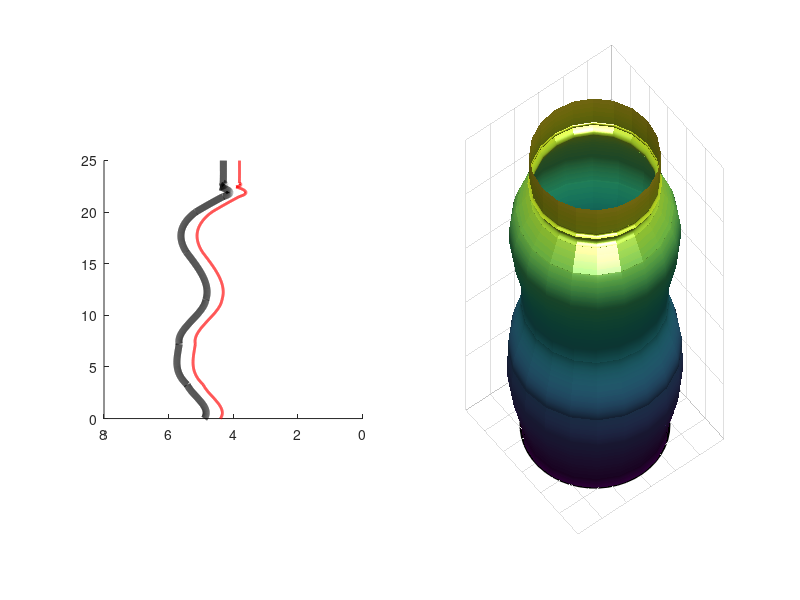

MATLAB code for this plot:
clc;
clear;

%Puntos X
Px = [0.00000;    % C-1
      1.16934;    % D-2
      1.99639;    % E-3
      3.27715;    % F-4
      4.48313;    % G-5
      5.93171;    % H-6
      7.21473;    % I-7
      8.43568;    % J-8
      9.92565;    % K-9
      11.51908;   % L-10
      13.23669;   % M-11
      14.86397;   % N-12
      16.1183;    % O-13
      17.71949;   % P-14
      18.95625;   % Q-15
      20.01265;   % R-16
      20.75986;   % S-17
      21.50707;   % T-18
      21.99435;   % U-19
      22.25074;   % V-20
      22.43966;   % W-21
      22.68717;   % Z-22
      22.80083;   % A1-23
      23.48056;   % B1-24
      24.20263;   % C1-25
      24.99067    % D1 - 26
      ];  

Py = [4.89232;    % C-1
      4.89365;    % D-2
      5.10208;    % E-3
      5.42227;    % F-4
      5.69047;    % G-5
      5.73186;    % H-6
      5.66977;    % I-7
      5.5663;     % J-8
      5.15242;    % K-9
      4.84201;    % L-10
      4.86271;    % M-11
      5.14875;    % N-12
      5.44749;    % O-13
      5.61647;    % P-14
      5.48764;    % Q-15
      5.15268;    % R-16
      4.74043;    % S-17
      4.30241;    % T-18
      4.10872;    % U-19
      4.23692;    % V-20
      4.4056;     % W-21
      4.2527;     % Z-22
      4.30574;    % A1-23
      4.3;        % B1-24
      4.3;        % C1-25
      4.3;        % D1 - 26
      ]; 
hold on
delta = 0.01;

% Función #1
x = [Px(1), Px(2), Px(3), Px(4)]; % Valores X
y = [Py(1), Py(2), Py(3), Py(4)]; % Valores Y
x1 = Px(1): delta : Px(4); % Valores Prueba
y1 = spline(x, y, x1); % Interpolación

% Función #2
x = [Px(4), Px(5), Px(6), Px(7)]; % Valores X
y = [Py(4), Py(5), Py(6), Py(7)]; % Valores Y
x2 = Px(4): delta : Px(7); % Valores Prueba
y2 = spline(x, y, x2); % Interpolación

% Función #3
x = [Px(7), Px(8), Px(9), Px(10)]; % Valores X
y = [Py(7), Py(8), Py(9), Py(10)]; % Valores Y
x3 = Px(7): delta : Px(10); % Valores Prueba
y3 = spline(x, y, x3); % Interpolación

% Función #4
x = [Px(10), Px(11), Px(12), Px(13)]; % Valores X
y = [Py(10), Py(11), Py(12), Py(13)]; % Valores Y
x4 = Px(10): delta : Px(13); % Valores Prueba
y4 = spline(x, y, x4); % Interpolación

% Función #5
x = [Px(13), Px(14), Px(15), Px(16)]; % Valores X
y = [Py(13), Py(14), Py(15), Py(16)]; % Valores Y
x5 = Px(13): delta : Px(16); % Valores Prueba
y5 = spline(x, y, x5); % Interpolación

% Función #6 
x = [Px(16), Px(17), Px(18)]; % Valores X
y = [Py(16), Py(17), Py(18)]; % Valores Y
x6 = Px(16): delta : Px(18); % Valores Prueba
y6 = spline(x, y, x6); % Interpolación

% Función #7 
x = [Px(18), Px(19), Px(20), Px(21)]; % Valores X
y = [Py(18), Py(19), Py(20), Py(21)]; % Valores Y
x7 = Px(18): delta : Px(21); % Valores Prueba
y7 = spline(x, y, x7); % Interpolación

% función #8 
x = [Px(21), Px(22), Px(23)]; % Valores X
y = [Py(21), Py(22), Py(23)]; % Valores Y
x8 = Px(21): delta : Px(23); % Valores Prueba
y8 = spline(x, y, x8); % Interpolación

% función #9
x = [Px(23), Px(24), Px(25), Px(26)]; % Valores X
y = [Py(23), Py(24), Py(25), Py(26)]; % Valores Y
x9 = Px(23): delta : Px(26); % Valores Prueba
y9 = spline(x, y, x9); % Interpolación

%Matrices con funciones
X = [x1,x2,x3,x4,x5,x6,x7,x8,x9]; % Matriz con todos los valores de X
Y = [y1,y2,y3,y4,y5,y6,y7,y8,y9];   % Matriz con todos los valores de Y

%Grafica 2D
subplot(1,2,1);               % Dividir Imagen
hold on;
plot(X,Y,'k', 'LineWidth',5); % Dibuja la curva interpolada en color negro ('k') con grosor 5
plot(X, Y - 0.5, 'r', 'LineWidth', 2); % Contorno interior en rojo, que nos muestra el grosor que hay 
xlim([0 25]);                 % Limites en X
ylim([0 8]);                  % Limites en Y
camroll(90);                  % Rotar la vista de la grafica en 90 Grados

%Grafica 3D
hold on;
subplot(1,2,2); % Selecciona la segunda sección de la ventana dividida
cylinder(Y);    % Genera una representación cilíndrica de los datos
shading interp;               % Suavizar colores en la superficie
camlight;                     % Agregar luz para resaltar profundidad
set(gca, 'XColor', 'none', 'YColor', 'none', 'ZColor', 'none'); % Eliminar bordes y ejes

% Obtención de coeficientes
P1 = vander(Px(1:4))\Py(1:4);  
P2 = vander(Px(4:7))\Py(4:7);  
P3 = vander(Px(7:10))\Py(7:10); 
P4 = vander(Px(10:13))\Py(10:13); 
P5 = vander(Px(13:16))\Py(13:16); 
P6 = vander(Px(16:18))\Py(16:18); 
P7 = vander(Px(18:21))\Py(18:21); 
P8 = vander(Px(21:23))\Py(21:23); 
P9 = vander(Px(23:26))\Py(23:26); 
disp(P1)

% Obtencion de las funciones
f1 = @(x) (P1(1)*x.^3 + P1(2)*x.^2 + P1(3)*x + P1(4)).^2;
f2 = @(x) (P2(1)*x.^3 + P2(2)*x.^2 + P2(3)*x + P2(4)).^2;
f3 = @(x) (P3(1)*x.^3 + P3(2)*x.^2 + P3(3)*x + P3(4)).^2;
f4 = @(x) (P4(1)*x.^3 + P4(2)*x.^2 + P4(3)*x + P4(4)).^2;
f5 = @(x) (P5(1)*x.^3 + P5(2)*x.^2 + P5(3)*x + P5(4)).^2;
f6 = @(x) (P6(1)*x.^2 + P6(2)*x + P6(3)).^2;
f7 = @(x) (P7(1)*x.^3 + P7(2)*x.^2 + P7(3)*x + P7(4)).^2;
f8 = @(x) (P8(1)*x.^2 + P8(2)*x + P8(3)).^2;
f9 = @(x) (P9(1)*x.^3 + P9(2)*x.^2 + P9(3)*x + P9(4)).^2;


% Obtencion de las funciones del grosor interno
f1i = @(x) (P1(1)*x.^3 + P1(2)*x.^2 + P1(3)*x + (P1(4)-0.5)).^2;
f2i = @(x) (P2(1)*x.^3 + P2(2)*x.^2 + P2(3)*x + (P2(4)-0.5)).^2;
f3i = @(x) (P3(1)*x.^3 + P3(2)*x.^2 + P3(3)*x + (P3(4)-0.5)).^2;
f4i = @(x) (P4(1)*x.^3 + P4(2)*x.^2 + P4(3)*x + (P4(4)-0.5)).^2;
f5i = @(x) (P5(1)*x.^3 + P5(2)*x.^2 + P5(3)*x + (P5(4)-0.5)).^2;
f6i = @(x) (P6(1)*x.^2 + P6(2)*x + (P6(3)-0.5)).^2;
f7i = @(x) (P7(1)*x.^3 + P7(2)*x.^2 + P7(3)*x + (P7(4)-0.5)).^2;
f8i = @(x) (P8(1)*x.^2 + P8(2)*x + (P8(3)-0.5)).^2;
f9i = @(x) (P9(1)*x.^3 + P9(2)*x.^2 + P9(3)*x + (P9(4)-0.5)).^2;


% Obtener volumen interno
v1i = pi * (integral(f1i, Px(1), Px(4)));
v2i = pi * (integral(f2i, Px(4), Px(7)));
v3i = pi * (integral(f3i, Px(7), Px(10)));
v4i = pi * (integral(f4i, Px(10), Px(13)));
v5i = pi * (integral(f5i, Px(13), Px(16)));
v6i = pi * (integral(f6i, Px(16), Px(19)));
v7i = pi * (integral(f7i, Px(19), Px(22)));
v8i = pi * (integral(f8i, Px(22), Px(24)));
v9i = pi * (integral(f9i, Px(24), Px(26)));
volumen_total_int = v1i + v2i + v3i + v4i + v5i + v6i + v7i + v8i + v9i;

% Obtener volumen externo
v1e = pi* (integral(f1, Px(1), Px(4)));
v2e = pi*(integral(f2, Px(4), Px(7)));
v3e = pi * (integral(f3, Px(7), Px(10)));
v4e = pi * (integral(f4, Px(10), Px(13)));
v5e = pi * ((integral(f5, Px(13), Px(16))));
v6e = pi * ((integral(f6, Px(16), Px(19))));
v7e = pi * ((integral(f7, Px(19), Px(22))));
v8e = pi * ((integral(f8, Px(22), Px(24))));
v9e = pi * ((integral(f9, Px(24), Px(26))));
volumen_total_ext = v1e + v2e + v3e + v4e + v5e + v6e + v7e + v8e + v9e;

% Calculo del volumen total
volumen_total = volumen_total_ext - volumen_total_int;

% Obtener volumen de la base
h_base = 0.5; % Grosor de la base en cm
r_base = Py(1); % Radio de la base, asumiendo que Py contiene los radios del florero
volumen_base = pi * r_base^2 * h_base; % Volumen de la base en cm^3

% Obtener volumen de la tapa
h_tapa = 0.25;
r_tapa = Py(26);
volumen_tapa = pi * r_tapa^2 * h_tapa;

% Costo 
dns = 7.85; % g/cm^3 (Acero Inoxidable)
masa = dns * volumen_total; % Formula para sacar la masa, Densidad por volumen
masa_kg = masa / 1000;
fprintf("El volumen del termo es de %.2f cm^3\n", volumen_total)
fprintf("La masa del termo es %.2f kg\n", masa_kg); 
precio_por_kg = 80; % Precio del Acero Inoxidable en pesos por kg
costo = precio_por_kg * masa_kg;
fprintf("El costo del termo es $%.2f pesos\n",costo);

% Parámetros de la base
num_puntos = 50;  % Resolución del círculo
r_base = Py(1);   % Radio de la base (igual al radio exterior del bebedero)
h_base = 0; % Altura de la base (parte inferior del bebedero)

% Generación de puntos para el círculo de la base
theta = linspace(0, 2*pi, num_puntos);
x_base = r_base * cos(theta); % Coordenadas en X del círculo
y_base = r_base * sin(theta); % Coordenadas en Y del círculo
z_base = h_base * ones(size(theta)); % Coordenadas en Z del círculo

% Dibujar la base en la parte inferior
hold on
fill3(x_base, y_base, z_base, 'k') % Relleno de la base en color negro
hold off

% Test del cilindro
h = max(Px)-min(Px);
r = max(Py);
volumen = pi * r^2 * h;
fprintf("El volumen del cilindro es %.2f cm^3\n", volumen)